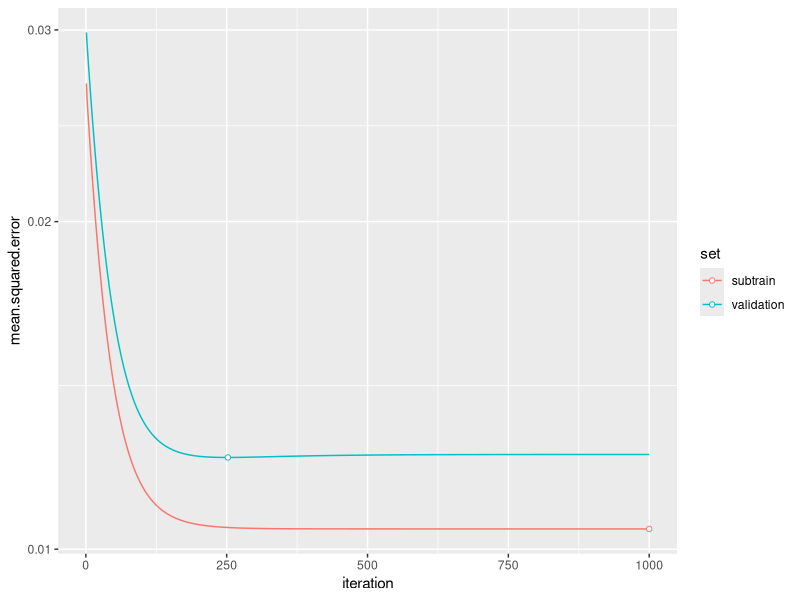
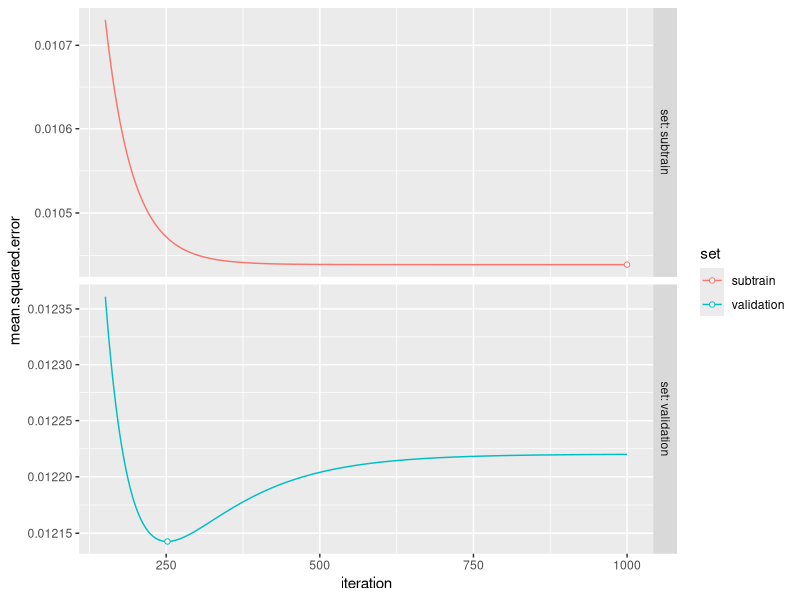

Recreate these plots in R, in order.
N <- 300
P <- 20
set.seed(1)
X.train <- matrix(runif(N*P),N,P)
norm01 <- function(x)(x-min(x))/(max(x)-min(x))
y.train <- norm01(5*X.train[,1]-2*X.train[,2]^2+3*X.train[,3]*X.train[,4]+rnorm(N))
N.folds <- 3
library(data.table)
fold.vec <- rep(1:3, l=N)
colnames(X.train) <- paste0("x", 1:P)
out.dt <- data.table(y=y.train, X.train)
fwrite(out.dt,"Regression_lineare.csv")
valid.fold <- 1
set.vec <- ifelse(fold.vec==valid.fold, "validation", "subtrain")
set.list <- list()
for(set.name in unique(set.vec)){
  is.set <- set.vec==set.name
  set.list[[set.name]] <- list(
    X=X.train[is.set,],
    y=y.train[is.set])
}



weight.vec <- rep(0,P)
max.iterations <- 1000
step.size <- 0.0001#too small
step.size <- 0.01#too big
step.size <- 0.001#good
err.dt.list <- list()
for(iteration in 1:max.iterations){
  grad.vec <- with(set.list$subtrain, t(X) %*% (X %*% weight.vec - y))
  weight.vec <- weight.vec - step.size * grad.vec
  err.dt.list[[iteration]] <- data.table(
    set=set.vec, L2err=as.numeric((X.train %*% weight.vec - y.train)^2)
  )[, .(iteration, mean.squared.error=mean(L2err)), by=set]
}
(err.dt <- rbindlist(err.dt.list))
min.dt <- err.dt[, .SD[which.min(mean.squared.error)], by=set]
library(ggplot2)
ggplot()+
  geom_line(aes(
    iteration, mean.squared.error, color=set),
    data=err.dt)+
  geom_point(aes(
    iteration, mean.squared.error, color=set),
    shape=21,
    fill="white",
    data=min.dt)+
  scale_y_log10()

ggplot()+
  facet_grid(set ~ ., labeller=label_both, scales="free")+
  geom_line(aes(
    iteration, mean.squared.error, color=set),
    data=err.dt[iteration>150])+
  geom_point(aes(
    iteration, mean.squared.error, color=set),
    shape=21,
    fill="white",
    data=min.dt)+
  scale_y_log10()
